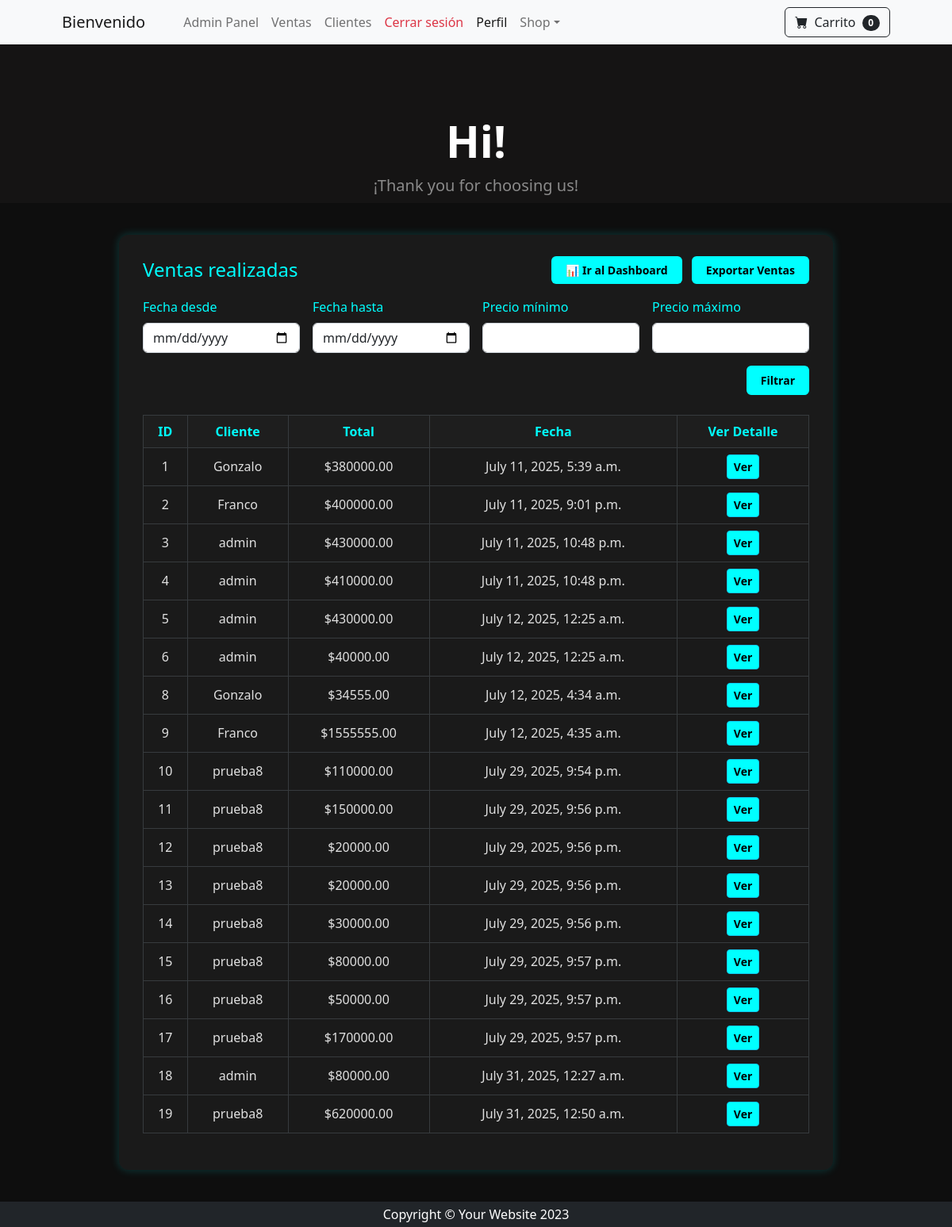
Page /staf/ventas/ (signed in) on the committed database.
### core/models.py (models this page shows)
class Venta(models.Model):
    cliente = models.ForeignKey(Cliente, on_delete=models.CASCADE)
    productos = models.ManyToManyField(Producto, through='DetalleVenta')
    total = models.DecimalField(max_digits=10, decimal_places=2)
    fecha = models.DateTimeField(auto_now_add=True)

class Cliente(AbstractUser):
    edad = models.PositiveIntegerField(null=True, blank=True)
    telefono = models.CharField(max_length=15, null=True, blank=True)
    fecha_registro = models.DateTimeField(auto_now_add=True)
    foto = models.ImageField(upload_to='usuarios/fotos/', null=True, blank=True)

### core/views.py (the view)
# urls.py: path('staf/ventas/', views.ventas_report, name='ventas_report'),
@staff_member_required
def ventas_report(request):
    ventas = Venta.objects.all().order_by('fecha')
    fecha_inicio = request.GET.get('fecha_inicio')
    fecha_fin = request.GET.get('fecha_fin')
    precio_min = request.GET.get('precio_min')
    precio_max = request.GET.get('precio_max')
    if fecha_inicio:
        ventas = ventas.filter(fecha__gte=fecha_inicio)
    if fecha_fin:
        ventas = ventas.filter(fecha__lte=fecha_fin)
    if precio_min:
        ventas = ventas.filter(total__gte=precio_min)
    if precio_max:
        ventas = ventas.filter(total__lte=precio_max)
    return render(request, 'core/admin_ventas.html', {'ventas': ventas})

### core/templates/core/admin_ventas.html (shortened to what this page needs)
{% extends 'core/base.html' %}
{% block content %}
<div class="ventas-container">
  <div class="ventas-header">
    <h2>Ventas realizadas</h2>
    <div>
      <a href="{% url 'admin_dashboard' %}" class="btn-exportar me-2">📊 Ir al Dashboard</a>
      <a href="{% url 'exportar_ventas' %}" class="btn-exportar">Exportar Ventas</a>
    </div>
  </div>
  <form method="get" class="row g-3 filtro-form">
    <div class="col-md-3">
      <label class="form-label">Fecha desde</label>
      <input type="date" name="fecha_inicio" class="form-control" value="{{ request.GET.fecha_inicio }}">
    </div>
    <div class="col-md-3">
      <label class="form-label">Fecha hasta</label>
      <input type="date" name="fecha_fin" class="form-control" value="{{ request.GET.fecha_fin }}">
    </div>
    <div class="col-md-3">
      <label class="form-label">Precio mínimo</label>
      <input type="number" name="precio_min" step="0.01" class="form-control" value="{{ request.GET.precio_min }}">
    </div>
    <div class="col-md-3">
      <label class="form-label">Precio máximo</label>
      <input type="number" name="precio_max" step="0.01" class="form-control" value="{{ request.GET.precio_max }}">
    </div>
    <div class="col-12 text-end">
      <button type="submit" class="btn btn-exportar">Filtrar</button>
    </div>
  </form>
  <table class="table table-bordered table-dark table-hover">
    <thead>
      <tr>
        <th>ID</th>
        <th>Cliente</th>
        <th>Total</th>
        <th>Fecha</th>
        <th>Ver Detalle</th>
      </tr>
    </thead>
    <tbody>
      {% for venta in ventas %}
      <tr>
        <td>{{ venta.id }}</td>
        <td>{{ venta.cliente.username }}</td>
        <td>${{ venta.total }}</td>
        <td>{{ venta.fecha }}</td>
        <td><a class="btn btn-sm btn-info" href="{% url 'detalle_venta' venta.id %}">Ver</a></td>
      </tr>
      {% empty %}
      <tr>
        <td colspan="5" class="text-center text-muted">No se encontraron ventas con los filtros aplicados.</td>
      </tr>
      {% endfor %}
    </tbody>
  </table>
</div>
{% endblock %}

### core/templates/core/admin_ventas.html (style rules this page uses)
body { background-color: #0e0e0e !important; color: #e0e0e0; }
.ventas-container { width: 75vw; max-width: 1100px; margin: 40px auto; background-color: #1a1a1a; padding: 30px; border-radius: 12px; box-shadow: 0 0 12px rgba(0, 255, 255, 0.2); overflow-x: auto; }
.ventas-header { display: flex; justify-content: space-between; align-items: center; flex-wrap: wrap; margin-bottom: 20px; }
.ventas-header h2 { color: #00ffff; margin: 0; font-size: 24px; }
.btn-exportar { background-color: #00ffff; color: #000; font-weight: bold; border: none; padding: 8px 18px; font-size: 14px; border-radius: 6px; transition: 0.3s; text-decoration: none; }
.table { background-color: #121212; color: #e0e0e0; width: 100%; min-width: 800px; }
.table th { background-color: #1e1e1e; color: #00ffff; text-align: center; }
.table td { background-color: #1a1a1a; text-align: center; vertical-align: middle; }
.btn-info { background-color: #00ffff; color: #000; font-weight: bold; transition: 0.3s; }
.filtro-form { margin-bottom: 25px; }
.form-label { color: #00ffff; }

### rows in the picture
Venta: id "1", cliente.username "Gonzalo", total "380000.00", fecha "July 11, 2025, 5:39 a.m."
Venta: id "2", cliente.username "Franco", total "400000.00", fecha "July 11, 2025, 9:01 p.m."
Venta: id "3", cliente.username "admin", total "430000.00", fecha "July 11, 2025, 10:48 p.m."
Venta: id "4", cliente.username "admin", total "410000.00", fecha "July 11, 2025, 10:48 p.m."
Venta: id "5", cliente.username "admin", total "430000.00", fecha "July 12, 2025, 12:25 a.m."
Venta: id "6", cliente.username "admin", total "40000.00", fecha "July 12, 2025, 12:25 a.m."
Venta: id "8", cliente.username "Gonzalo", total "34555.00", fecha "July 12, 2025, 4:34 a.m."
Venta: id "9", cliente.username "Franco", total "1555555.00", fecha "July 12, 2025, 4:35 a.m."
Venta: id "10", cliente.username "prueba8", total "110000.00", fecha "July 29, 2025, 9:54 p.m."
Venta: id "11", cliente.username "prueba8", total "150000.00", fecha "July 29, 2025, 9:56 p.m."
Venta: id "12", cliente.username "prueba8", total "20000.00", fecha "July 29, 2025, 9:56 p.m."
Venta: id "13", cliente.username "prueba8", total "20000.00", fecha "July 29, 2025, 9:56 p.m."
Venta: id "14", cliente.username "prueba8", total "30000.00", fecha "July 29, 2025, 9:56 p.m."
Venta: id "15", cliente.username "prueba8", total "80000.00", fecha "July 29, 2025, 9:57 p.m."
Venta: id "16", cliente.username "prueba8", total "50000.00", fecha "July 29, 2025, 9:57 p.m."
Venta: id "17", cliente.username "prueba8", total "170000.00", fecha "July 29, 2025, 9:57 p.m."
Venta: id "18", cliente.username "admin", total "80000.00", fecha "July 31, 2025, 12:27 a.m."
Venta: id "19", cliente.username "prueba8", total "620000.00", fecha "July 31, 2025, 12:50 a.m."
